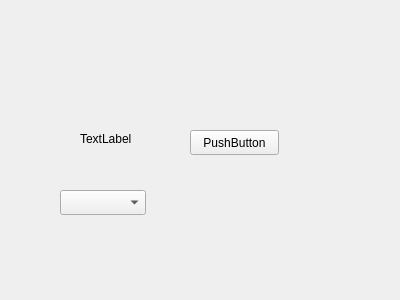
<?xml version="1.0" encoding="UTF-8"?>
<ui version="4.0">
 <class>Form</class>
 <widget class="QWidget" name="Form">
  <property name="geometry">
   <rect>
    <x>0</x>
    <y>0</y>
    <width>400</width>
    <height>300</height>
   </rect>
  </property>
  <property name="windowTitle">
   <string>Form</string>
  </property>
  <widget class="QPushButton" name="btn1">
   <property name="geometry">
    <rect>
     <x>190</x>
     <y>130</y>
     <width>89</width>
     <height>25</height>
    </rect>
   </property>
   <property name="text">
    <string>PushButton</string>
   </property>
  </widget>
  <widget class="QLabel" name="label">
   <property name="geometry">
    <rect>
     <x>80</x>
     <y>130</y>
     <width>67</width>
     <height>17</height>
    </rect>
   </property>
   <property name="text">
    <string>TextLabel</string>
   </property>
  </widget>
  <widget class="QComboBox" name="cb1">
   <property name="geometry">
    <rect>
     <x>60</x>
     <y>190</y>
     <width>86</width>
     <height>25</height>
    </rect>
   </property>
  </widget>
 </widget>
 <resources/>
 <connections/>
</ui>
